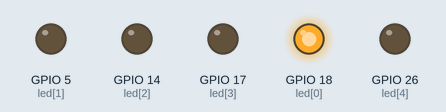
Recording of a program running on a simulated ESP32 board running MicroPython. On the bench: output pins drawn as LEDs (lit = HIGH).

Above: at 2.55 s.
At 3.25 s:
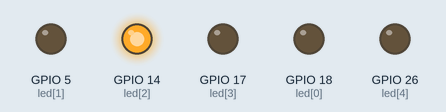
At 3.95 s:
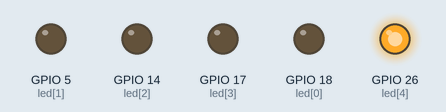
At 4.65 s:
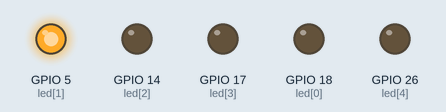
At 5.35 s:
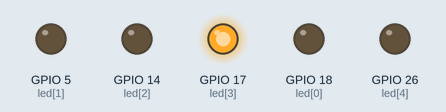
Timing chart, 0 to 5.7 s (numbered marks = the images above):
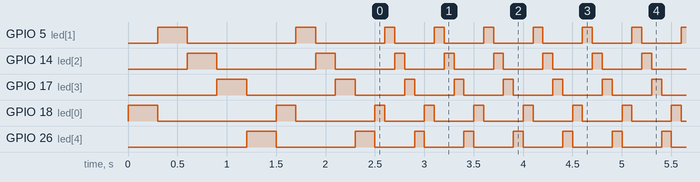

The program:

design_flowing.py
```python
from machine import Pin
import time

pins = [18, 5, 14, 17, 26]


def flow_leds(ms):
    for pin in pins:
        led = Pin(pin, Pin.OUT)
        led.value(1)
        time.sleep_ms(ms)
        led.value(0)


flow_leds(300)
flow_leds(200)
while True:
    flow_leds(100)
```

Measured:
- by itself, GPIO 5 (led[1]): goes LOW 1.1 s, HIGH 0.20 s, LOW 0.70 s, 74 × (HIGH 0.10 s, LOW 0.40 s), HIGH 0.10 s, then LOW
- by itself, GPIO 14 (led[2]): goes LOW 1.0 s, HIGH 0.20 s, LOW 0.60 s, 74 × (HIGH 0.10 s, LOW 0.40 s), HIGH 0.10 s, then LOW
- by itself, GPIO 17 (led[3]): goes LOW 0.90 s, HIGH 0.20 s, LOW 0.50 s, 74 × (HIGH 0.10 s, LOW 0.40 s), HIGH 0.10 s, then LOW
- by itself, GPIO 18 (led[0]): goes LOW 1.2 s, HIGH 0.20 s, LOW 0.80 s, 74 × (HIGH 0.10 s, LOW 0.40 s), HIGH 0.10 s, then LOW
- by itself, GPIO 26 (led[4]): goes LOW 0.80 s, HIGH 0.20 s, 74 × (LOW 0.40 s, HIGH 0.10 s), LOW 0.40 s, then HIGH
